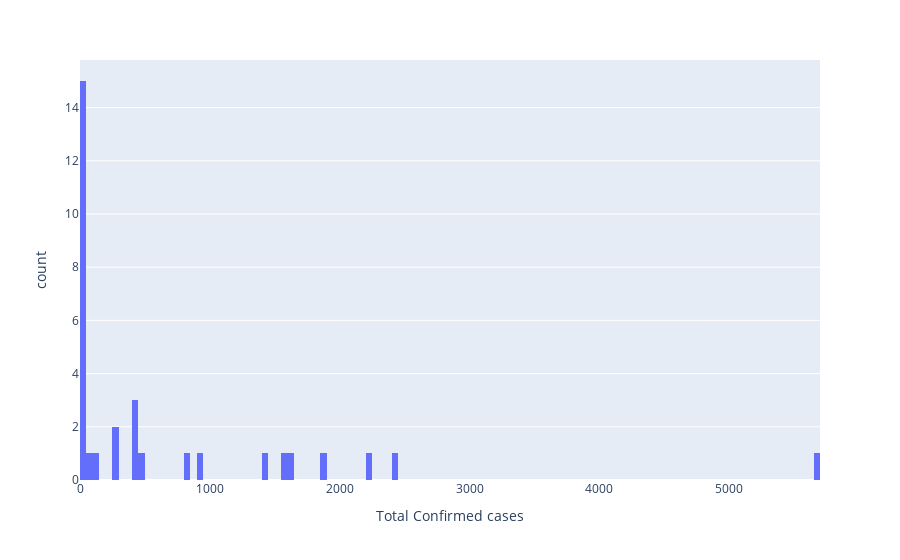

Notebook source saved alongside this figure:
### Code cell
fig = px.histogram(df, x="Total Confirmed cases", nbins=250)
fig.show()

### Figure 1 — Plotly figure (JSON) as saved in the notebook; plotly's stock layout.template omitted (floating-point values rounded to 4 significant figures)
{"data": [{"alignmentgroup": "True", "bingroup": "x", "hovertemplate": "Total Confirmed cases=%{x}<br>count=%{y}<extra></extra>", "legendgroup": "", "marker": {"color": "#636efa", "pattern": {"shape": ""}}, "name": "", "nbinsx": 250, "offsetgroup": "", "orientation": "v", "showlegend": false, "type": "histogram", "x": [18, 813, 1, 35, 143, 27, 36, 2248, 7, 2407, 262, 40, 407, 49, 427, 438, 18, 1592, 5652, 2, 12, 1, 83, 7, 251, 1890, 1629, 945, 2, 46, 1449, 456], "xaxis": "x", "yaxis": "y"}], "layout": {"barmode": "relative", "legend": {"tracegroupgap": 0}, "margin": {"t": 60}, "xaxis": {"anchor": "y", "domain": [0, 1], "title": {"text": "Total Confirmed cases"}}, "yaxis": {"anchor": "x", "domain": [0, 1], "title": {"text": "count"}}}}
